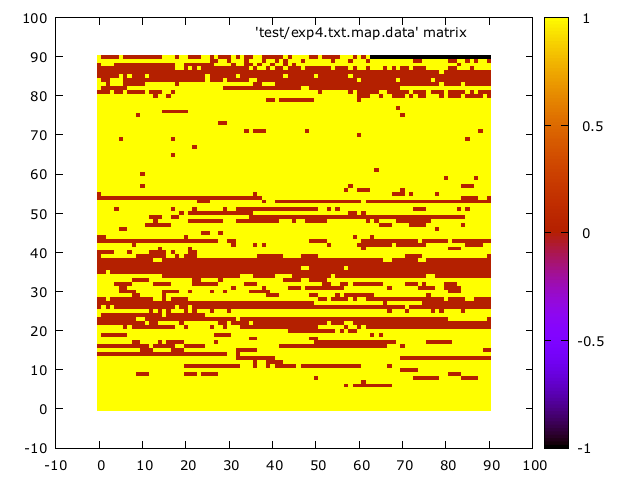

The gnuplot source for this figure:

set terminal pngcairo enhanced font 'Verdana,10'
set output 'test/exp4.txt.map.png'
plot 'test/exp4.txt.map.data' matrix with image
